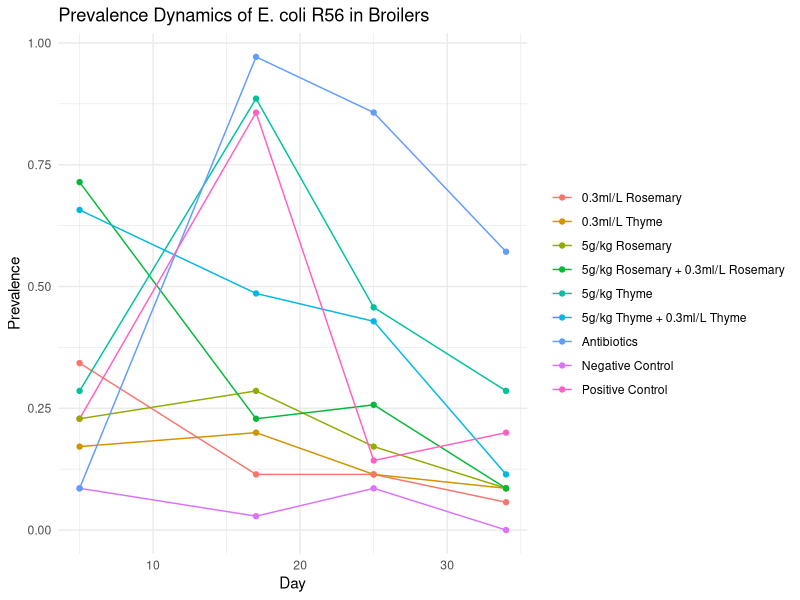

The R source for this figure:
## ---- chunk 1
g1 <- c(3, 1, 3, 0)
g2 <- c(3, 34, 30, 20)
g3 <- c(8, 30, 5, 7)
g4 <- c(10, 31, 16, 10)
g5 <- c(8, 10, 6, 3)
g6 <- c(6, 7, 4, 3)
g7 <- c(12, 4, 4, 2)
g8 <- c(23, 17, 15, 4)
g9 <- c(25, 8, 9, 3)


# Load necessary libraries
library(ggplot2)

# Given days
days <- c(5, 17, 25, 34)

# Number of broilers
total_broilers <- 35

# Convert to prevalence
prevalence <- function(group) {
  return(group / total_broilers)
}

# Calculate prevalence for each group
prevalence_g1 <- prevalence(g1)
prevalence_g2 <- prevalence(g2)
prevalence_g3 <- prevalence(g3)
prevalence_g4 <- prevalence(g4)
prevalence_g5 <- prevalence(g5)
prevalence_g6 <- prevalence(g6)
prevalence_g7 <- prevalence(g7)
prevalence_g8 <- prevalence(g8)
prevalence_g9 <- prevalence(g9)

# Create a data frame for plotting
data <- data.frame(
  days = rep(days, 9),
  prevalence = c(prevalence_g1, prevalence_g2, prevalence_g3, prevalence_g4, prevalence_g5, prevalence_g6, prevalence_g7, prevalence_g8, prevalence_g9),
  group = factor(rep(c("Negative Control", "Antibiotics", "Positive Control", "5g/kg Thyme", "5g/kg Rosemary", "0.3ml/L Thyme", "0.3ml/L Rosemary", "5g/kg Thyme + 0.3ml/L Thyme", "5g/kg Rosemary + 0.3ml/L Rosemary"), each = 4))
)
## ---- chunk 2
# Plot the prevalence dynamics
ggplot(data, aes(x = days, y = prevalence, color = group, group = group)) +
  geom_line() +
  geom_point() +
  labs(title = "Prevalence Dynamics of E. coli R56 in Broilers",
       x = "Day",
       y = "Prevalence",
       color = "Group") +
  theme_minimal() +
  theme(legend.title = element_blank())

